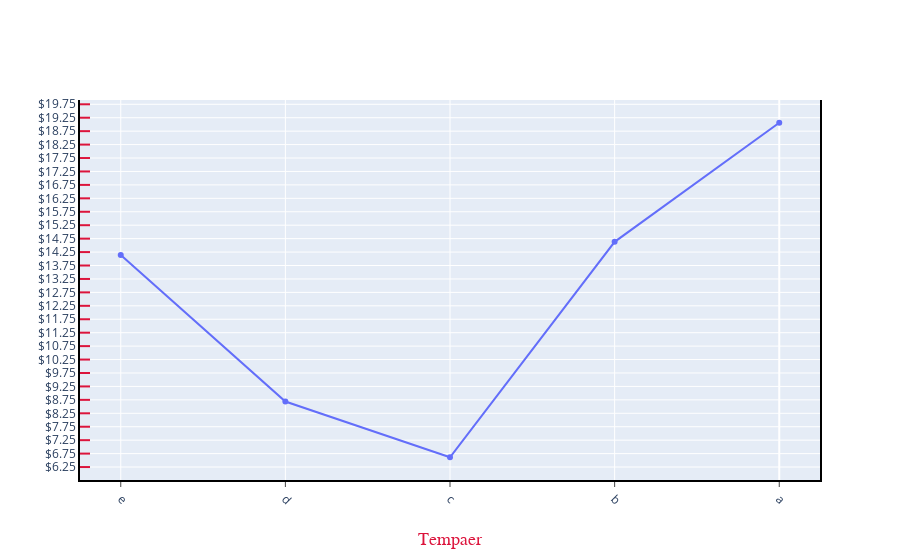

Here is the notebook cell this chart was saved with:
### Code cell
fig = go.Figure(
    data=[go.Scatter(y=weather["Temperature AVG"].head())])
fig.update_xaxes(showgrid=True,tickvals=[0,1,2,3,4],ticktext=['a','b','c','d','e'],
                ticks="outside",showticklabels=True,
                title_text="Tempaer",title_font=dict(size=18,family='Courier',
                                                    color='crimson'),
                tickangle=45,showline=True,linewidth=2,linecolor='black',
                autorange="reversed")

fig.update_yaxes(showgrid=True,ticks="inside",tickcolor="crimson",tickwidth=2,
                ticklen=10,nticks=2,tick0=.25,dtick=.5,
                 showline=True,linewidth=2,linecolor='black',mirror=True,
                tickprefix="$")
fig.show()

### Figure 1 — Plotly figure (JSON) as saved in the notebook; plotly's stock layout.template omitted (floating-point values rounded to 4 significant figures)
{"data": [{"type": "scatter", "y": [19.06, 14.63, 6.614, 8.687, 14.14]}], "layout": {"autosize": true, "xaxis": {"autorange": true, "linecolor": "black", "linewidth": 2, "range": [4.264, -0.2637], "showgrid": true, "showline": true, "showticklabels": true, "tickangle": 45, "ticks": "outside", "ticktext": ["a", "b", "c", "d", "e"], "tickvals": [0, 1, 2, 3, 4], "title": {"font": {"color": "crimson", "family": "Courier", "size": 18}, "text": "Tempaer"}}, "yaxis": {"autorange": true, "dtick": 0.5, "linecolor": "black", "linewidth": 2, "mirror": true, "nticks": 2, "range": [5.702, 19.97], "showgrid": true, "showline": true, "tick0": 0.25, "tickcolor": "crimson", "ticklen": 10, "tickprefix": "$", "ticks": "inside", "tickwidth": 2, "type": "linear"}}}
